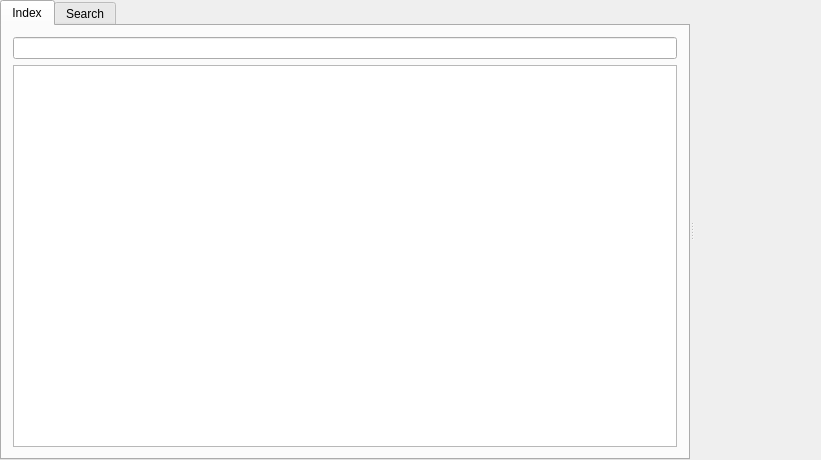
<?xml version="1.0" encoding="UTF-8"?>
<ui version="4.0">
 <author>MDI child window. Copyright (C) 2010 rel-eng. This file is part of QWinHelp. This program is free software; you can redistribute it and/or modify it under the terms of the GNU General Public License as published by the Free Software Foundation; either version 3 of the License, or (at your option) any later version. This program is distributed in the hope that it will be useful, but WITHOUT ANY WARRANTY; without even the implied warranty of MERCHANTABILITY or FITNESS FOR A PARTICULAR PURPOSE.  See the GNU General Public License for more details. You should have received a copy of the GNU General Public License along with this program.  If not, see http://www.gnu.org/licenses/.</author>
 <class>WinHelpWindowClass</class>
 <widget class="QWidget" name="WinHelpWindowClass">
  <property name="geometry">
   <rect>
    <x>0</x>
    <y>0</y>
    <width>821</width>
    <height>460</height>
   </rect>
  </property>
  <property name="windowTitle">
   <string>WinHelpWindow</string>
  </property>
  <layout class="QVBoxLayout" name="verticalLayout">
   <property name="spacing">
    <number>0</number>
   </property>
   <property name="margin">
    <number>0</number>
   </property>
   <item>
    <widget class="QSplitter" name="splitter">
     <property name="orientation">
      <enum>Qt::Horizontal</enum>
     </property>
     <widget class="QTabWidget" name="indexSearchTabs">
      <property name="sizePolicy">
       <sizepolicy hsizetype="Expanding" vsizetype="Expanding">
        <horstretch>0</horstretch>
        <verstretch>0</verstretch>
       </sizepolicy>
      </property>
      <property name="currentIndex">
       <number>0</number>
      </property>
      <widget class="QWidget" name="indexTab">
       <attribute name="title">
        <string>Index</string>
       </attribute>
       <layout class="QVBoxLayout" name="verticalLayout_2">
        <item>
         <widget class="QLineEdit" name="indexSearchLine"/>
        </item>
        <item>
         <widget class="QListView" name="indexSearchList">
          <property name="editTriggers">
           <set>QAbstractItemView::NoEditTriggers</set>
          </property>
          <property name="showDropIndicator" stdset="0">
           <bool>false</bool>
          </property>
         </widget>
        </item>
       </layout>
      </widget>
      <widget class="QWidget" name="searchTab">
       <attribute name="title">
        <string>Search</string>
       </attribute>
       <layout class="QVBoxLayout" name="verticalLayout_3">
        <item>
         <layout class="QHBoxLayout" name="horizontalLayout">
          <item>
           <widget class="QLineEdit" name="fullTextSearchLine"/>
          </item>
          <item>
           <widget class="QPushButton" name="searchButton">
            <property name="text">
             <string>Search</string>
            </property>
           </widget>
          </item>
         </layout>
        </item>
        <item>
         <widget class="QListView" name="fullTextSearchList">
          <property name="editTriggers">
           <set>QAbstractItemView::NoEditTriggers</set>
          </property>
          <property name="showDropIndicator" stdset="0">
           <bool>false</bool>
          </property>
         </widget>
        </item>
       </layout>
      </widget>
     </widget>
     <widget class="QTabWidget" name="pagesTabs">
      <property name="tabPosition">
       <enum>QTabWidget::North</enum>
      </property>
      <property name="currentIndex">
       <number>-1</number>
      </property>
      <property name="elideMode">
       <enum>Qt::ElideNone</enum>
      </property>
      <property name="documentMode">
       <bool>true</bool>
      </property>
      <property name="tabsClosable">
       <bool>true</bool>
      </property>
      <property name="movable">
       <bool>true</bool>
      </property>
     </widget>
    </widget>
   </item>
  </layout>
 </widget>
 <layoutdefault spacing="6" margin="11"/>
 <resources/>
 <connections/>
</ui>
